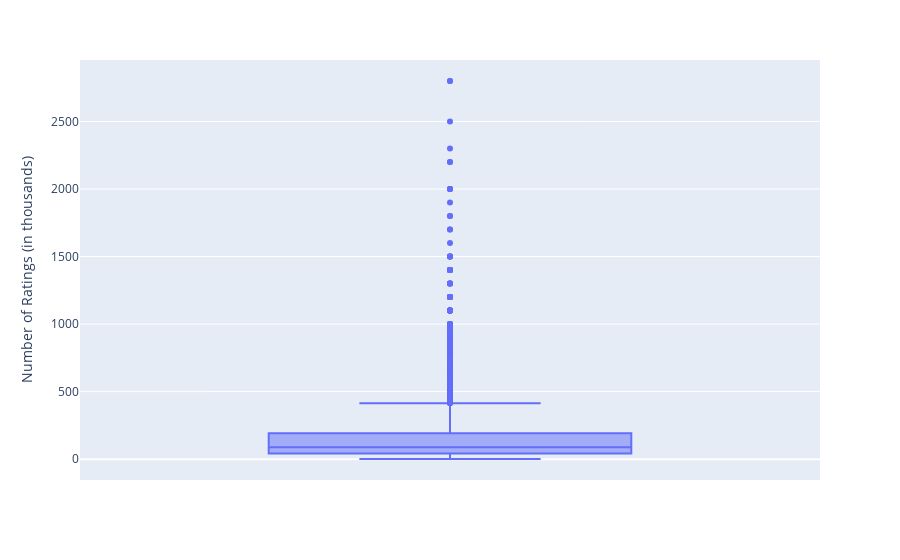

Here is the notebook cell this chart was saved with:
### Code cell
# Analyzing distribution Release Year column and looking for outliers 
fig = px.box(df, y='Number of Ratings (in thousands)')
fig.show()
# Looks like a majority of movies have around 100 ratings

### Figure 1 — Plotly figure (JSON) as saved in the notebook; plotly's stock layout.template omitted (floating-point values rounded to 4 significant figures; data arrays with more than 128 entries replaced by an {"elided": "..."} marker saying what was removed)
{"data": [{"alignmentgroup": "True", "hovertemplate": "Number of Ratings (in thousands)=%{y}<extra></extra>", "legendgroup": "", "marker": {"color": "#636efa"}, "name": "", "notched": false, "offsetgroup": "", "orientation": "v", "showlegend": false, "type": "box", "x0": " ", "xaxis": "x", "y": {"elided": "4514 float values"}, "y0": " ", "yaxis": "y"}], "layout": {"boxmode": "group", "legend": {"tracegroupgap": 0}, "margin": {"t": 60}, "xaxis": {"anchor": "y", "domain": [0, 1]}, "yaxis": {"anchor": "x", "domain": [0, 1], "title": {"text": "Number of Ratings (in thousands)"}}}}
